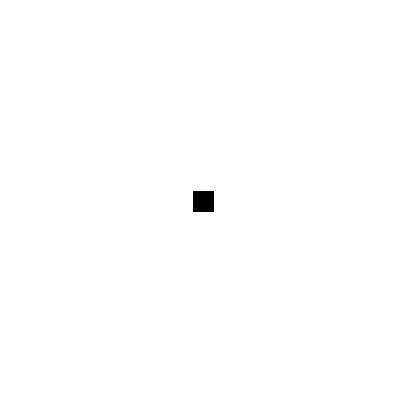
Frame 1 (no input)
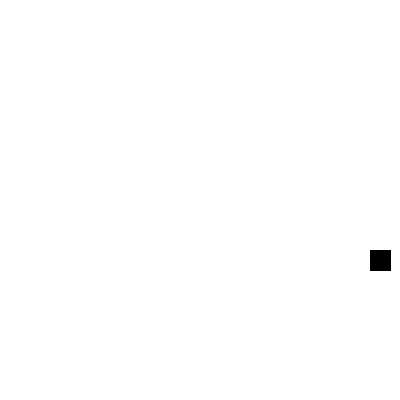
Frame 60 (the mouse pressed at the canvas centre just before this capture)
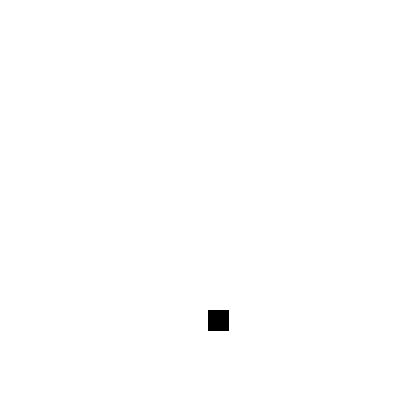
Frame 120 (the mouse held since frame 60 and released just before this capture)

The Processing sketch that drew these frames (run headless with seeded random() and noise(); from frame 60 on, the mouse is pressed at the canvas centre):

// Processing sketch: Objects_Car
// ── Objects_Car.pde
Car myCar;

void setup()
{
  size(400, 400);
  myCar = new Car();
}

void draw()
{
  background(255);
  myCar.drive();
  myCar.display();
}

class Car
{
  color c;
  float x, y;
  float vx, vy;
  
  Car()
  {
    c = color(0);
    x = width/2;
    y = height/2;
    vx = 3;
    vy = 1;
  }
  
  void display()
  {
   rectMode(CENTER);
   fill(c);
   rect(x, y, 20, 20);
  }
  
  void drive()
  {
    drivex();
    drivey();
  }
  
  void drivex()
  {
    float x0;
    x0 = x + vx;
    if (x0+10 > width || x0 < 10)
    {
      vx = -vx;
      x = x + vx;
    }
    else 
    {
      x = x0;
    }
  }
  
  void drivey()
  {
    float y0;
    y0 = y + vy;
    if (y0+10 > height || y0 < 10)
    {
      vy = -vy;
      y = y + vy;
    }
    else 
    {
      y = y0;
    }
  }
}
